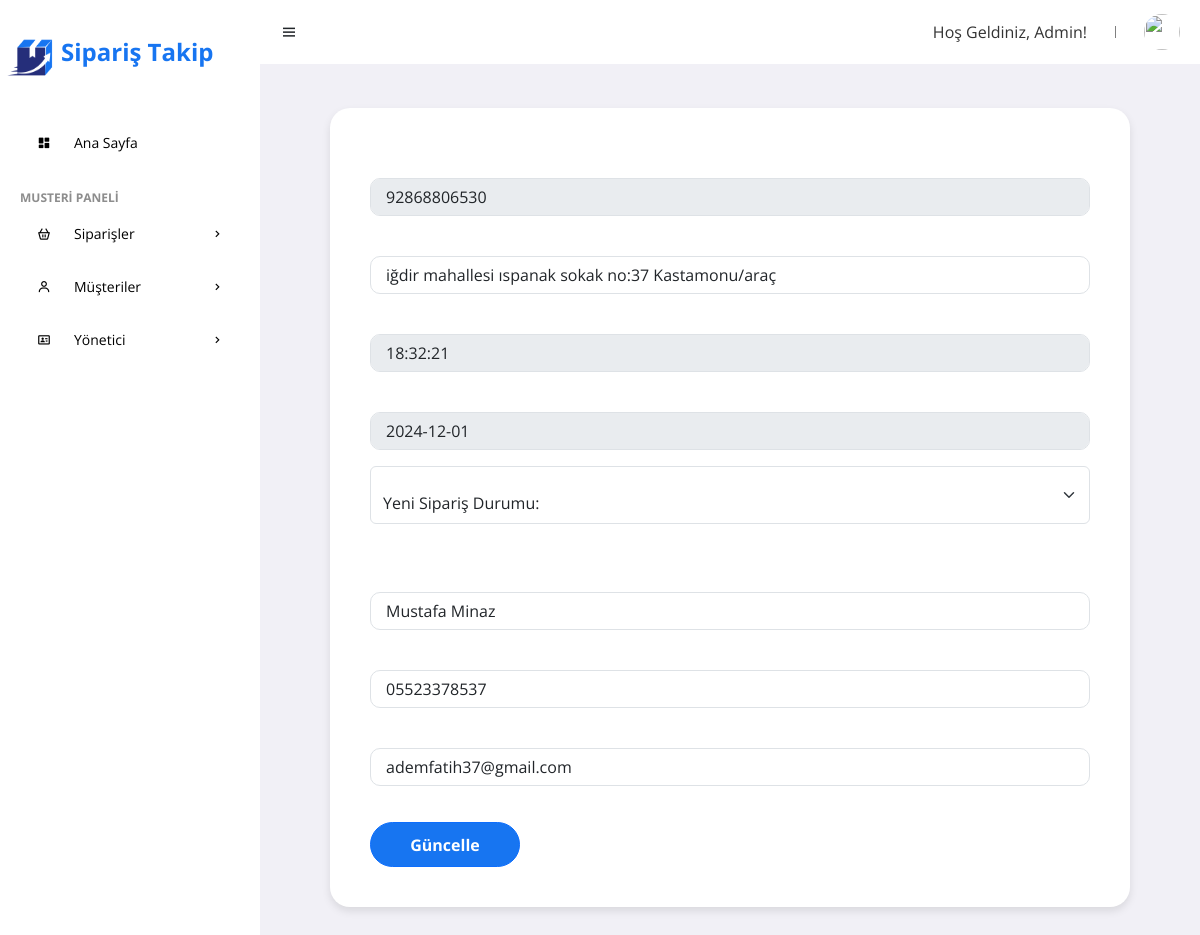
/admin/pages/orders/order_update.php?id=15, run on an earlier commit of the app's database.
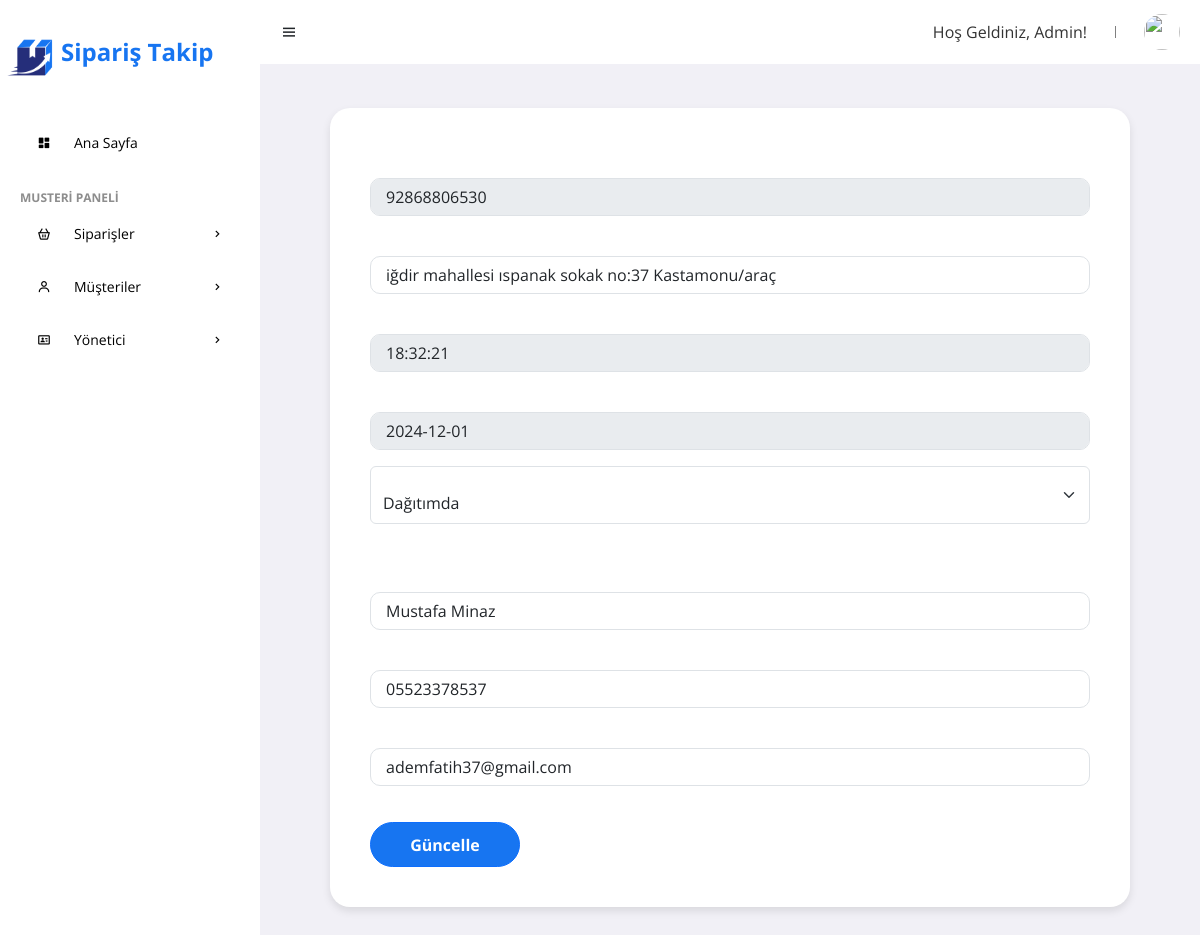
And on a later commit of the database.
### tables this page shows
CREATE TABLE `siparis` (
  `siparis_id` int(11) NOT NULL,
  `siparis_takip_no` bigint(11) NOT NULL,
  `siparis_saat` varchar(256) NOT NULL,
  `siparis_tarih` varchar(256) NOT NULL,
  `siparis_adres` varchar(256) NOT NULL,
  `siparis_durum` varchar(256) NOT NULL,
  `alici_adi_soyadi` varchar(256) NOT NULL,
  `alici_tel` varchar(20) NOT NULL,
  `alici_mail` varchar(256) NOT NULL,
  `yolda_tarih` datetime DEFAULT NULL,
  `dagitim_tarih` datetime DEFAULT NULL,
  `teslim_tarih` datetime DEFAULT NULL
);

### admin/pages/orders/order_update.php (the view, shortened to what this page needs)
<?php
require_once '../../islem/baglanti.php';
$siparis = $baglanti->prepare("SELECT * FROM siparis where siparis_id=:siparis_id");
$siparis->execute(
    array(
        'siparis_id' => $_GET['id']
    )
);
$sipariscek = $siparis->fetch(PDO::FETCH_ASSOC);
?>
<!DOCTYPE html>
<html lang="tr">
<head>
    <link href="https://stackpath.bootstrapcdn.com/bootstrap/4.5.2/css/bootstrap.min.css" rel="stylesheet">
    <link href='https://unpkg.com/boxicons@2.0.9/css/boxicons.min.css' rel='stylesheet'>
    <link href="https://cdn.jsdelivr.net/npm/bootstrap@5.3.3/dist/css/bootstrap.min.css" rel="stylesheet">
    <link href="https://getbootstrap.com/docs/5.3/assets/css/docs.css" rel="stylesheet">
    <link rel="stylesheet" href="../../assets/css/style.css">
</head>
<body>
    <?php require_once '../../includes/_sidebar.php' ?>
    <section id="content">
        <?php require_once '../../includes/_navbar.php' ?>
        <main>
            <div class="container">
                <form action="../../islem/islem.php" method="POST">
                    <div class="mb-3">
                        <input readonly name="no" type="number" class="form-control" id="takipno">
                    </div>
                    <div class="mb-3">
                        <input value="<?php echo $sipariscek['siparis_adres'] ?>" name="adres" placeholder="Sipariş Adresi:" type="text" class="form-control"
                            id="exampleInputEmail1" aria-describedby="emailHelp">
                    </div>
                    <div class="mb-3">
                        <input readonly name="saat" placeholder="Sipariş Saati:" type="text" class="form-control"
                            id="saat" aria-describedby="emailHelp">
                    </div>
                    <div class="mb-3">
                        <input readonly name="tarih" placeholder="Sipariş Tarihi:" type="text" class="form-control"
                            id="tarih" aria-describedby="emailHelp">
                    </div>
                    <div class="form-floating pb-4">
                        <select required name="yeni_durum" class="form-select" id="floatingSelect"
                            aria-label="Floating label select example">
                            <option selected style="font-weight: 400;">Yeni Sipariş Durumu:</option>
                            <option value="DAĞITIMDA" <?php if ($sipariscek['siparis_durum'] == 'DAĞITIMDA') echo 'selected'; ?>>Dağıtımda</option>
                        </select>
                    </div>
                    <div class="mb-3">
                        <input value="<?php echo $sipariscek['alici_adi_soyadi'] ?>" required name="adisoyadi" placeholder="Alıcı Adı ve Soyadı:" type="text"
                            class="form-control" id="exampleInputPassword1">
                    </div>
                    <div class="mb-3">
                        <input value="<?php echo $sipariscek['alici_tel'] ?>" required name="telefon" placeholder="Alıcı Telefon Numarası:" type="text"
                            class="form-control" id="exampleInputPassword1">
                    </div>
                    <div class="mb-3">
                        <input value="<?php echo $sipariscek['alici_mail'] ?>" required name="mail" placeholder="Alıcı Mail:" type="text" class="form-control"
                            id="exampleInputPassword1">
                    </div>
                    <button type="submit" class="btn btn-primary" name="siparisguncelle" id="submitBtn">Güncelle</button>
                </form>
            </div>
        </main>
    </section>
</body>
</html>

What changed in the data, as far as the page shows it:
changed siparis "iğdir mahallesi ıspanak sokak no:37 Kastamonu/araç": yeni_durum (not shown) → "Dağıtımda"
Also different on the page:
form field yeni_durum: "Yeni Sipariş Durumu:" → (not shown)
